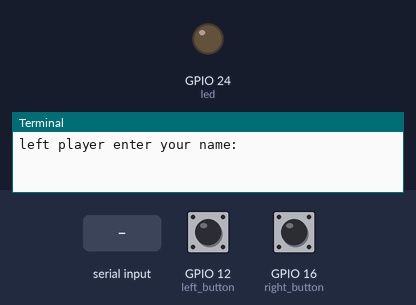
Simulated run of this program. Board: Raspberry Pi (BCM pin numbers). On the bench: output pins drawn as LEDs (lit = HIGH), the last lines printed to the terminal. The test bench sets the inputs (shaded band); at power-on: GPIO 12 (left_button) HIGH, GPIO 16 (right_button) HIGH. Random numbers come from a fixed seed.

Above: at 1.2 s.
1.3 s: "1" typed at the terminal, then Enter
2.8 s: "0" typed at the terminal, then Enter
At 3.5 s:
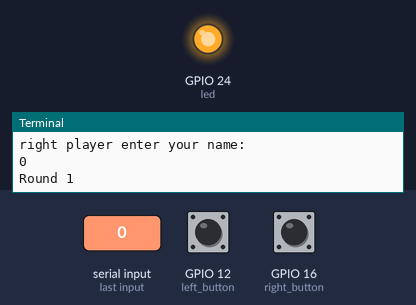
5.8 s: GPIO 12 (left_button) pulled LOW for 0.15 s
At 10.8 s:
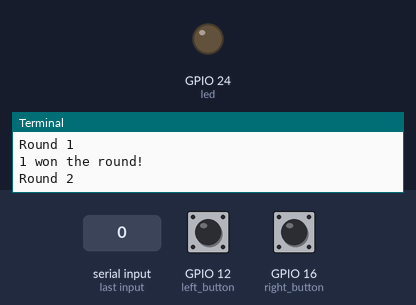
Timing chart, 0 to 12.3 s (numbered marks = the images above; inputs shaded):
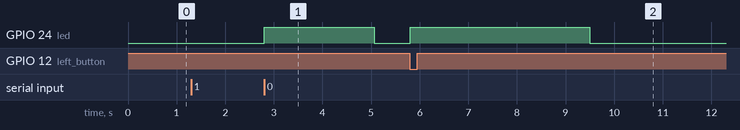

The program:

reflexgame.py
```python
from gpiozero import LED, Button
from time import sleep
from random import uniform

led = LED(24)
right_button = Button(16)
left_button = Button(12)

round = 1
right_score = 0
left_score = 0
pressed = False

left_name = input('left player enter your name:')
right_name = input('right player enter your name:')

while(round < 12):

    print('Round ' + str(round))

    led.on()
    sleep(uniform(2, 4))
    led.off()

    while(pressed == False):
        if(right_button.is_pressed):
            right_score+=1
            print(right_name + ' won the round!')
            pressed = True

        if(left_button.is_pressed):
            left_score+=1
            print(left_name + ' won the round!')
            pressed = True

    pressed = False
    global round
    round += 1
print('**********************************')
print('*****  Game Over! *****')
print(right_name +': ' + str(right_score) + '   ' + left_name + ': ' + str(left_score))
if (right_score > left_score):
    print(right_name + ' wins!')
else:
    print(left_name + ' wins!')
```

Measured:
- after the input at 2.8 s, GPIO 24 (led): LOW → HIGH at once, → LOW 2.3 s later
- after the input at 5.8 s, GPIO 24 (led): LOW → HIGH at once, → LOW 3.7 s later
